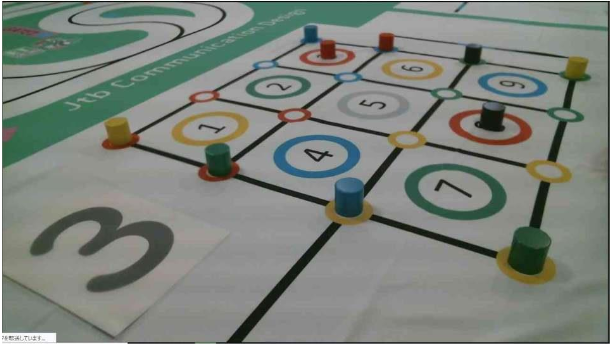
#> input picture python/hello/picture/et001.PNG, 611 x 344 px
$ python gray.py   (older library calls are emulated)
#> lines starting #> are read from the running program, lines starting #| are printed output that depends on the picture; after the words box and inside, x2 and y2 are one past the last pixel; in counts of white or black regions, pixels touching at a corner belong together
### python/hello/color.py
import numpy as np
import cv2 as cv
import copy

min_s = 50
max_s = 250
min_v = 50
max_v = 250

def set_color(keys,c_dict):
    output = {}
    for i in keys:
        output[i] = {}
        output[i]['min'] = np.array([c_dict[i]['min'],min_s,min_v],np.uint8)
        output[i]['max'] = np.array([c_dict[i]['max'],max_s,max_v],np.uint8)
    return copy.deepcopy(output)

def get_each_filtered_image(keys,src_img,color_range):
    output = {}
    for i in keys:
        output[i] = {}
        output[i]['gray'] = cv.inRange(src_img,color_range[i]['min'],color_range[i]['max'])
    return copy.deepcopy(output)
def convert_images(keys,src_images_copy):
    for i in keys:
        src_images_copy[i]['bgr'] = cv.cvtColor(src_images_copy[i]['gray'],cv.COLOR_GRAY2BGR)
    return  copy.deepcopy(src_images_copy)

### python/hello/gray.py
import cv2 as cv
import numpy as np
import colorsys
from matplotlib import pyplot as plt
import copy
import color
import ColorSet

def get_each_color_image(key,img,label):
        image_list = []
        color_range = color.set_color(key,color_dict)
        color_range['black'] = {}
        color_range['black']['min'] = np.array([0,0,0],np.uint8)
        color_range['black']['max'] = np.array([180,80,80],np.uint8)
        key.append('black')

        hsv_img = cv.cvtColor(img,cv.COLOR_BGR2HSV)

        images = color.get_each_filtered_image(key,hsv_img,color_range)
        cvted_images = color.convert_images(key,copy.deepcopy(images))

        for i in key:
                image_list.append(cvted_images[i]['bgr'])
                cv.imshow(str(label)+i,cvted_images[i]['bgr'])
        # cv.imshow(str(label)+'original',img)
        cv.waitKey(0)
        return image_list

count = 0
file_path_01 = "picture/et001.PNG"
img = cv.imread(file_path_01)
#> img is the input picture: shape (344, 611, 3); mean B, G, R 123.4, 130.4, 124

key = ['red','green','blue','yellow']
color_dict = ColorSet.color_dictionary
# gaussian_image_obj = get_gaussian_images(img)

each_color_image = get_each_color_image(key,img,"")
#> in get_each_color_image, `hsv_img = cv.cvtColor(img,cv.COLOR_BGR2HSV)`: hsv_img: shape (344, 611, 3); mean H, S, V 45.2, 31.7, 132.5
#> after the loop in get_each_filtered_image, `for i in keys:`: output = 5 items
#> the loop in convert_images, `for i in keys:` made 5 passes
#> i on passes 1 to 5: 'red', 'green', 'blue', 'yellow', 'black'
#> the loop in get_each_color_image, `for i in key:` made 5 passes
#> pass 1, in get_each_color_image, `cv.imshow(str(label)+i,cvted_images[i]['bgr'])`:
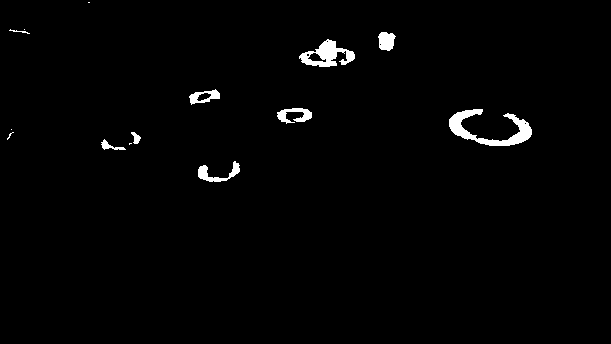
#> window 'red': shape (344, 611, 3); 1.5% white; 14 white regions (5 under 20 px), largest, box (x1, y1, x2, y2) and area: (449, 109, 532, 146) 1091, (299, 39, 355, 67) 747, (198, 161, 240, 182) 316
#> pass 2, in get_each_color_image, `cv.imshow(str(label)+i,cvted_images[i]['bgr'])`:
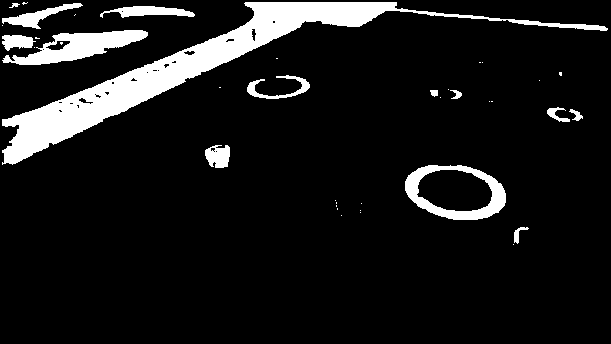
#> window 'green': shape (344, 611, 3); 9.8% white; 39 white regions (25 under 20 px), largest, box (x1, y1, x2, y2) and area: (2, 2, 608, 165) 13191, (2, 30, 148, 65) 2328, (405, 165, 506, 220) 1977
#> each_color_image = 5 items


#images = get_gaussian_image(img)
canny_img = cv.Canny(img,100,200)
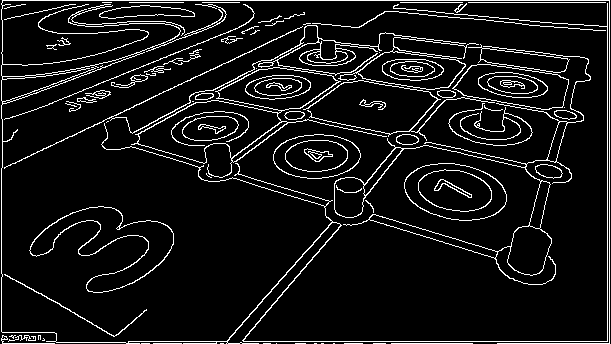
#> canny_img: shape (344, 611); 8.2% white in thin lines or dots
image,contours,hierarchy = cv.findContours(canny_img,cv.RETR_EXTERNAL,cv.CHAIN_APPROX_SIMPLE)
#> contours = 75 contours, 49 with area under 20; largest, box (x1, y1, x2, y2) and area: (131, 67, 387, 178) 8928, (334, 46, 591, 285) 4940, (29, 206, 174, 293) 4535, (404, 163, 507, 221) 4461, (452, 64, 569, 110) 3588

ext = np.zeros(image.shape)

ext = cv.drawContours(ext,contours,-1,(0,255,0),-1)
#> ext: shape (344, 611) float64; every value is 0
cv.imshow('contours',ext)
cv.imshow('canny',canny_img)
cv.imshow('image',img)

cv.waitKey(0)
cv.destroyAllWindows()
